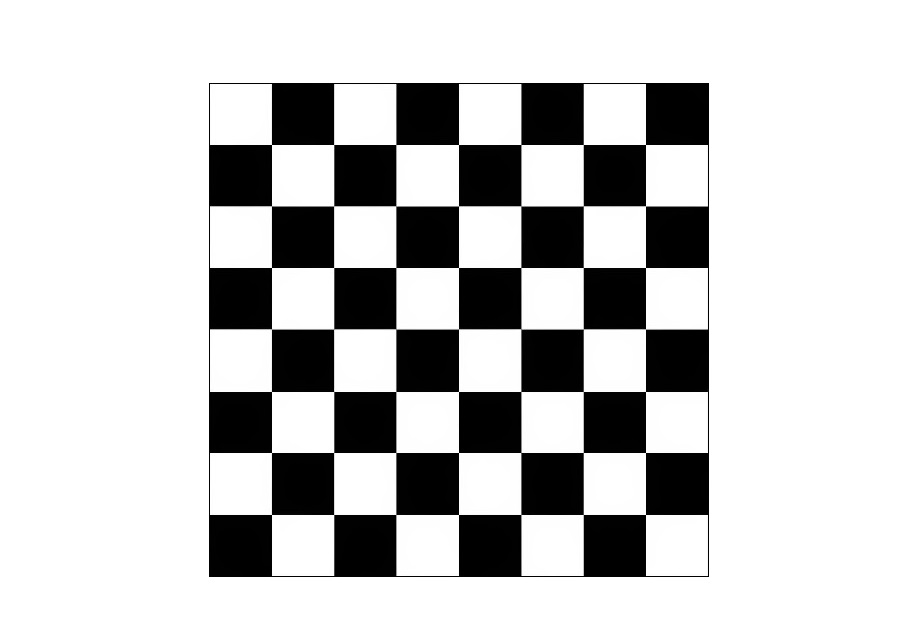
#> input picture Self Practice/Chessboard Center points/Resources/ChessBoard_Straight.jpg, 923 x 623 px; the run also reads 2 pictures not shown here
$ python Project.py
#> lines starting #> are read from the running program, lines starting #| are printed output that depends on the picture; after the words box and inside, x2 and y2 are one past the last pixel; in counts of white or black regions, pixels touching at a corner belong together
import numpy as np
import cv2
import imutils


def stackImages(scale,imgArray):
    rows = len(imgArray)
    cols = len(imgArray[0])
    rowsAvailable = isinstance(imgArray[0], list)
    width = imgArray[0][0].shape[1]
    height = imgArray[0][0].shape[0]
    if rowsAvailable:
        for x in range ( 0, rows):
            for y in range(0, cols):
                if imgArray[x][y].shape[:2] == imgArray[0][0].shape [:2]:
                    imgArray[x][y] = cv2.resize(imgArray[x][y], (0, 0), None, scale, scale)
                else:
                    imgArray[x][y] = cv2.resize(imgArray[x][y], (imgArray[0][0].shape[1], imgArray[0][0].shape[0]), None, scale, scale)
                if len(imgArray[x][y].shape) == 2: imgArray[x][y]= cv2.cvtColor( imgArray[x][y], cv2.COLOR_GRAY2BGR)
        imageBlank = np.zeros((height, width, 3), np.uint8)
        hor = [imageBlank]*rows
        hor_con = [imageBlank]*rows
        for x in range(0, rows):
            hor[x] = np.hstack(imgArray[x])
        ver = np.vstack(hor)
    else:
        for x in range(0, rows):
            if imgArray[x].shape[:2] == imgArray[0].shape[:2]:
                imgArray[x] = cv2.resize(imgArray[x], (0, 0), None, scale, scale)
            else:
                imgArray[x] = cv2.resize(imgArray[x], (imgArray[0].shape[1], imgArray[0].shape[0]), None,scale, scale)
            if len(imgArray[x].shape) == 2: imgArray[x] = cv2.cvtColor(imgArray[x], cv2.COLOR_GRAY2BGR)
        hor= np.hstack(imgArray)
        ver = hor
    return ver


def getContours(imgC,image):
    cnts = cv2.findContours(imgC.copy(), cv2.RETR_EXTERNAL,
                            cv2.CHAIN_APPROX_SIMPLE)
    cnts = imutils.grab_contours(cnts)
    # loop over the contours
    for c in cnts:
        # compute the center of the contour
        M = cv2.moments(c)
        if (M["m00"] == 0):
            M["m00"] = 1

        cX = int(M["m10"] / M["m00"])
        cY = int(M["m01"] / M["m00"])

        # draw the contour and center of the shape on the image
        # cv2.drawContours(image, [c], -1, (0, 255, 0), 2)
        cv2.circle(image, (cX, cY), 7, (5, 5, 255), -1)
        cv2.putText(image, "center", (cX - 20, cY - 20),
                    cv2.FONT_HERSHEY_SIMPLEX, 0.5, (5, 5, 255), 2)
        cv2.waitKey(0)
def getContours_Flipped(imgC,image):
    # Find contours and hierarchy
    cnts_2, hier = cv2.findContours(imgC, cv2.RETR_TREE, cv2.CHAIN_APPROX_NONE)[
                   -2:]  # Use [-2:] for OpenCV 3, 4 compatibility.
    # Draw all contours with green color for testing
    # cv2.drawContours(image, cnts_2, -1, (0, 255, 0))
    # loop over the contours
    for c, h in zip(cnts_2, hier[0]):
        if h[3] > 0:
            # compute the center of the contour
            M = cv2.moments(c)
            if (M["m00"] == 0):
                M["m00"] = 1

            cX = int(M["m10"] / M["m00"])
            cY = int(M["m01"] / M["m00"])

            # draw the contour and center of the shape on the image
            #cv2.drawContours(image, [c], -1, (0, 255, 0), 2)
            cv2.circle(image, (cX, cY), 7, (5, 5, 255), -1)
            cv2.putText(image, "center", (cX - 20, cY - 20),
                        cv2.FONT_HERSHEY_SIMPLEX, 0.5, (5, 5, 255), 2)


def getting_centers(image):
    #Setting kernel value for dilate
    kernel = np.ones((5, 5))

    # image processing

    # Convert to gray
    imageGray = cv2.cvtColor(image, cv2.COLOR_BGR2GRAY)
    # Dilate the image
    imageDilate  = cv2.dilate(imageGray, kernel, iterations=3)
    # Getting the image Canny
    imgCanny = cv2.Canny(imageDilate, 50, 50)
    ###################

    # flipped image processing
    # Erode the image
    ImageEroded = cv2.erode(image, kernel, iterations=1)
    # Dilate the image
    imageBlurred = cv2.GaussianBlur(ImageEroded, (5, 5), 0)
    # Convert to gray
    imageGray_AfterBlurring = cv2.cvtColor(imageBlurred, cv2.COLOR_BGR2GRAY)
    # Apply threshold, this will flip the board colors
    _, imageThresh = cv2.threshold(imageGray_AfterBlurring, 0, 255, cv2.THRESH_BINARY + cv2.THRESH_OTSU)
    ###################
    ###################
    getContours(imgCanny,image)
    getContours_Flipped(imageThresh,image)
    ###################


# Load the image

image1 = cv2.imread('Resources/ChessBoard_Straight.jpg')
#> image1 is the input picture: shape (623, 923, 3); min 0, max 255, mean 199.9
image2 = cv2.imread('Resources/ChessBoard_Straight2.jpg')
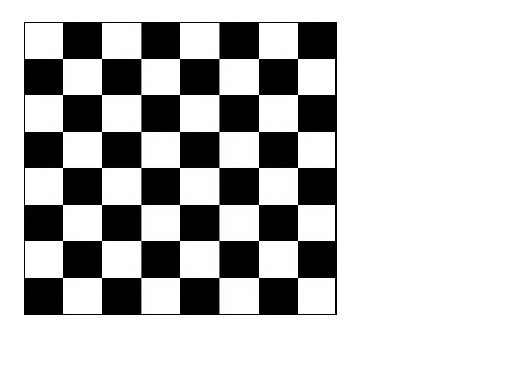
#> input picture Self Practice/Chessboard Center points/Resources/ChessBoard_Straight2.jpg, 509 x 373 px
#> image2 is the input picture: shape (373, 509, 3); min 0, max 255, mean 192.4
image3 = cv2.imread('Resources/ChessBoard_Straight3.jpg')
image4 = cv2.imread('Resources/ChessBoard_Straight4.jpg')
image5 = cv2.imread('Resources/ChessBoard_Straight5.jpg')
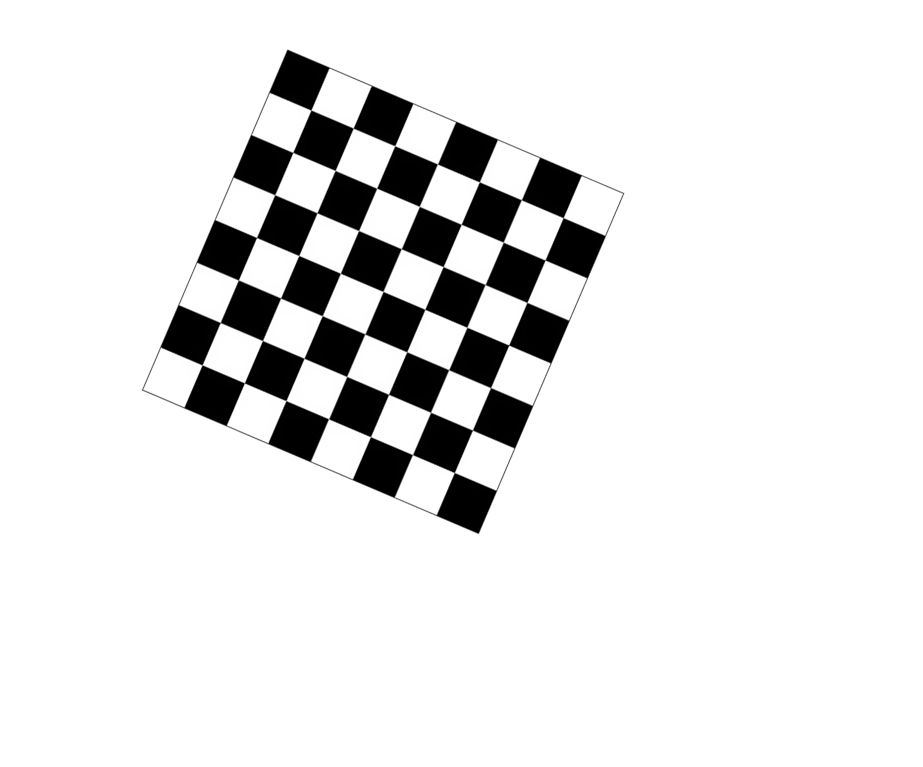
#> input picture Self Practice/Chessboard Center points/Resources/ChessBoard_Straight5.jpg, 923 x 767 px
#> image5 is the input picture: shape (767, 923, 3); min 0, max 255, mean 230.4

getting_centers(image1)
#> in getting_centers, `imgCanny = cv2.Canny(imageDilate, 50, 50)`:
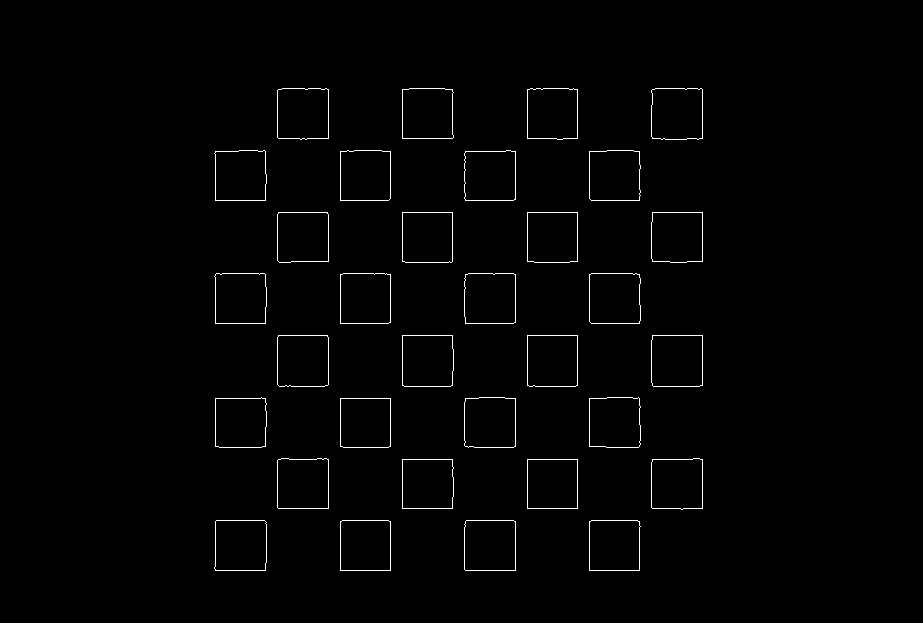
#> imgCanny: shape (623, 923); 1.1% white in thin lines or dots, all inside (x1, y1, x2, y2) = (214, 88, 703, 571)
#> in getting_centers, `_, imageThresh = cv2.threshold(imageGray_AfterBlurring, 0, 255, cv2.TH..`: imageThresh: shape (623, 923); 75% white; 1 black region
#> in getContours, `cnts = cv2.findContours(imgC.copy(), cv2.RETR_EXTERNAL, cv2.CHAIN_APPR..`: cnts = 32 contours; largest, box (x1, y1, x2, y2) and area: (651, 335, 703, 387) 2590, (277, 335, 329, 387) 2588, (402, 335, 454, 387) 2569, (651, 88, 703, 140) 2554, (527, 335, 578, 387) 2545
#> the loop in getContours, `for c in cnts:` made 32 passes
#> (cX, cY) on passes 1, 2, 3, 4, 6, 7, 8, 9, 10, 11, 12, 13: (614, 545), (489, 545), (365, 545), (240, 544), (427, 483), (676, 483), (302, 483), (365, 422), (614, 422), (489, 422), (240, 422), (676, 360)
#> (c, cX, cY) on pass 5: ([[527, 459], [527, 508], [577, 508], [577, 459]], 552, 483)
#> after the loop in getContours, `for c in cnts:`: image: shape (623, 923, 3); 2.69% of pixels changed, all inside (x1, y1, x2, y2) = (221, 82, 707, 553)
#> in getContours_Flipped, `cnts_2, hier = cv2.findContours(imgC, cv2.RETR_TREE, cv2.CHAIN_APPROX_..`: cnts_2 = 34 contours; largest, box (x1, y1, x2, y2) and area: (0, 0, 923, 623) 573484, (206, 80, 712, 580) 251987, (586, 331, 644, 390) 3304, (461, 331, 519, 390) 3304, (212, 331, 270, 390) 3304
#> the loop in getContours_Flipped, `for c, h in zip(cnts_2, hier[0]):` made 34 passes
#> (h, cX, cY) on passes 3 to 14: ([3, -1, -1, 1], 676, 545), ([4, 2, -1, 1], 552, 545), ([5, 3, -1, 1], 427, 545), ([6, 4, -1, 1], 302, 545), ([7, 5, -1, 1], 614, 483), ([8, 6, -1, 1], 489, 483), ([9, 7, -1, 1], 364, 483), ([10, 8, -1, 1], 240, 483), ([11, 9, -1, 1], 676, 422), ([12, 10, -1, 1], 552, 422), ([13, 11, -1, 1], 427, 422), ([14, 12, -1, 1], 302, 422)
#> h on passes 1 to 2: [-1, -1, 1, -1], [-1, -1, 2, 0]
#> after the loop in getContours_Flipped, `for c, h in zip(cnts_2, hier[0]):`: image: shape (623, 923, 3); mean B, G, R 193.3, 193.3, 206.7
getting_centers(image2)
#> in getting_centers (call 2), `imgCanny = cv2.Canny(imageDilate, 50, 50)`: imgCanny: shape (373, 509); 1.7% white in thin lines or dots, all inside (x1, y1, x2, y2) = (29, 27, 331, 309)
#> in getting_centers (call 2), `_, imageThresh = cv2.threshold(imageGray_AfterBlurring, 0, 255, cv2.TH..`: imageThresh: shape (373, 509); 69.3% white; 1 black region
#> in getContours (call 2), `cnts = cv2.findContours(imgC.copy(), cv2.RETR_EXTERNAL, cv2.CHAIN_APPR..`: cnts = 32 contours; largest, box (x1, y1, x2, y2) and area: (225, 173, 253, 200) 697, (107, 283, 136, 309) 688, (185, 283, 214, 309) 685, (185, 210, 214, 236) 684, (303, 173, 331, 200) 684
#> the loop in getContours (call 2), `for c in cnts:` made 32 passes
#> (cX, cY) on passes 1 to 12: (277, 295), (199, 295), (121, 295), (43, 295), (238, 259), (316, 258), (160, 259), (81, 258), (278, 222), (199, 222), (121, 222), (43, 222)
#> (c, cX, cY) on pass 23: ([[147, 101], [147, 125], [173, 125], [173, 101]], 160, 113)
#> after the loop in getContours (call 2), `for c in cnts:`:
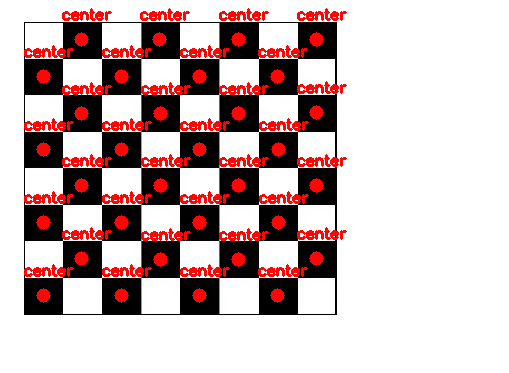
#> image: shape (373, 509, 3); 8.14% of pixels changed, all inside (x1, y1, x2, y2) = (24, 8, 347, 303)
#> in getContours_Flipped (call 2), `cnts_2, hier = cv2.findContours(imgC, cv2.RETR_TREE, cv2.CHAIN_APPROX_..`: cnts_2 = 34 contours; largest, box (x1, y1, x2, y2) and area: (0, 0, 509, 373) 188976, (21, 19, 340, 318) 94756, (182, 243, 217, 276) 1087, (104, 243, 139, 276) 1087, (182, 170, 217, 203) 1087
#> the loop in getContours_Flipped (call 2), `for c, h in zip(cnts_2, hier[0]):` made 34 passes
#> (h, cX, cY) on passes 3 to 14: ([3, -1, -1, 1], 316, 295), ([4, 2, -1, 1], 238, 295), ([5, 3, -1, 1], 160, 295), ([6, 4, -1, 1], 82, 295), ([7, 5, -1, 1], 278, 259), ([8, 6, -1, 1], 199, 259), ([9, 7, -1, 1], 121, 259), ([10, 8, -1, 1], 43, 259), ([11, 9, -1, 1], 316, 222), ([12, 10, -1, 1], 238, 222), ([13, 11, -1, 1], 160, 222), ([14, 12, -1, 1], 82, 222)
#> after the loop in getContours_Flipped (call 2), `for c, h in zip(cnts_2, hier[0]):`: image: shape (373, 509, 3); 7.07% of pixels changed, all inside (x1, y1, x2, y2) = (24, 9, 347, 303)
getting_centers(image3)
#> in getting_centers (call 3), `imgCanny = cv2.Canny(imageDilate, 50, 50)`: imgCanny: shape (767, 923); 1.1% white in thin lines or dots, all inside (x1, y1, x2, y2) = (128, 81, 807, 673)
#> in getting_centers (call 3), `_, imageThresh = cv2.threshold(imageGray_AfterBlurring, 0, 255, cv2.TH..`: imageThresh: shape (767, 923); 78.7% white; 1 black region
#> in getContours (call 3), `cnts = cv2.findContours(imgC.copy(), cv2.RETR_EXTERNAL, cv2.CHAIN_APPR..`: cnts = 32 contours; largest, box (x1, y1, x2, y2) and area: (567, 521, 631, 586) 2139, (391, 344, 455, 408) 2138, (128, 341, 192, 405) 2136, (742, 348, 807, 412) 2134, (479, 433, 543, 497) 2128
#> the loop in getContours (call 3), `for c in cnts:` made 32 passes
#> (cX, cY) on passes 1 to 12: (511, 639), (422, 638), (598, 553), (510, 552), (423, 551), (335, 550), (686, 466), (598, 464), (510, 464), (422, 463), (335, 462), (247, 461)
#> after the loop in getContours (call 3), `for c in cnts:`:
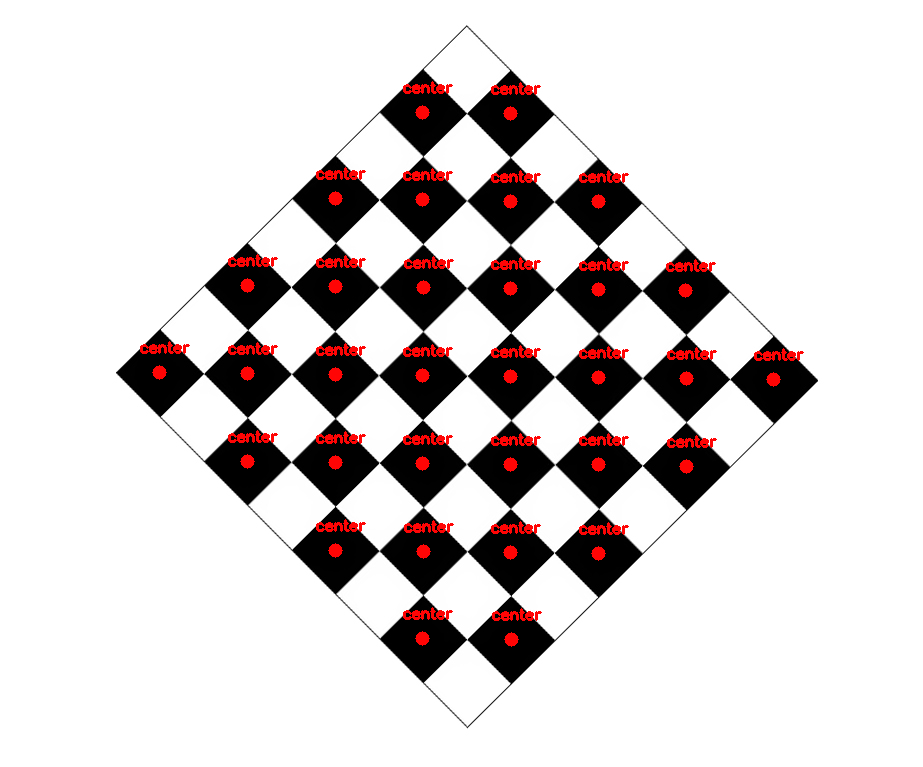
#> image: shape (767, 923, 3); mean B, G, R 209.6, 209.6, 215.1
#> in getContours_Flipped (call 3), `cnts_2, hier = cv2.findContours(imgC, cv2.RETR_TREE, cv2.CHAIN_APPROX_..`: cnts_2 = 34 contours; largest, box (x1, y1, x2, y2) and area: (0, 0, 923, 767) 706252, (113, 23, 821, 731) 253035, (428, 381, 507, 460) 3156, (516, 470, 594, 548) 3149, (340, 292, 419, 371) 3149
#> after the loop in getContours_Flipped (call 3), `for c, h in zip(cnts_2, hier[0]):`: image: shape (767, 923, 3); 2.18% of pixels changed, all inside (x1, y1, x2, y2) = (184, 38, 760, 690)
getting_centers(image4)
#> in getting_centers (call 4), `imgCanny = cv2.Canny(imageDilate, 50, 50)`: imgCanny: shape (767, 923); 0.84% white in thin lines or dots, all inside (x1, y1, x2, y2) = (179, 100, 756, 653)
#> in getting_centers (call 4), `_, imageThresh = cv2.threshold(imageGray_AfterBlurring, 0, 255, cv2.TH..`: imageThresh: shape (767, 923); 79.2% white; 1 black region
#> in getContours (call 4), `cnts = cv2.findContours(imgC.copy(), cv2.RETR_EXTERNAL, cv2.CHAIN_APPR..`: cnts = 32 contours, 2 with area under 20; largest, box (x1, y1, x2, y2) and area: (458, 567, 516, 626) 2330, (401, 324, 459, 382) 2317, (698, 512, 756, 570) 2306, (338, 595, 396, 653) 2306, (430, 446, 488, 504) 2304
#> the loop in getContours (call 4), `for c in cnts:` made 32 passes
#> (cX, cY) on passes 1 to 12: (366, 623), (486, 596), (291, 576), (606, 568), (411, 548), (726, 540), (532, 521), (337, 502), (652, 493), (457, 474), (263, 455), (578, 446)
#> after the loop in getContours (call 4), `for c in cnts:`:
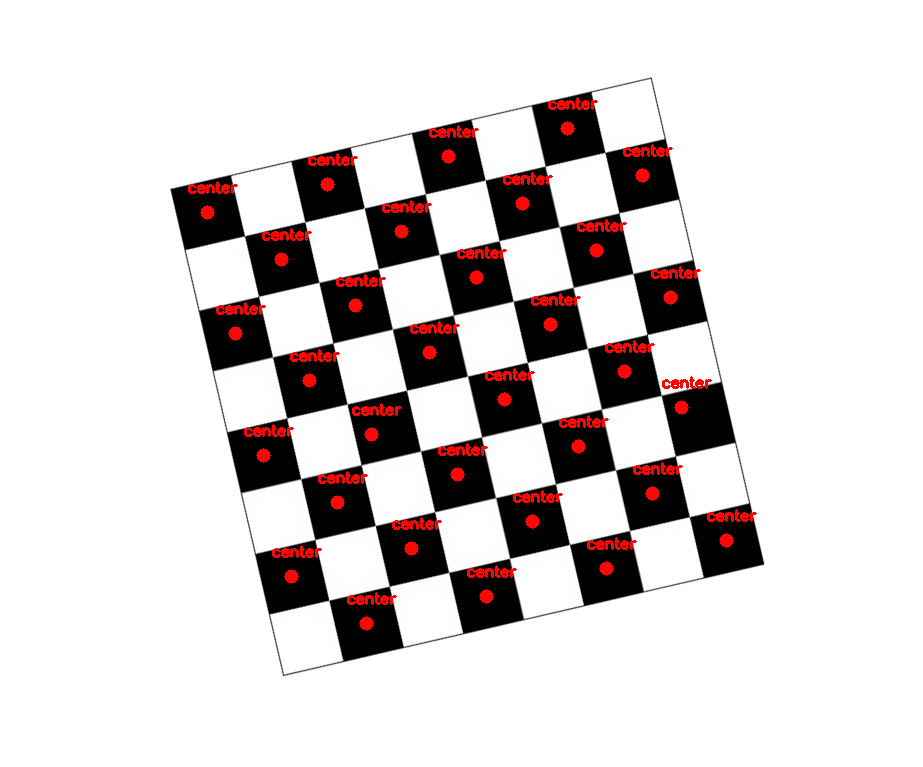
#> image: shape (767, 923, 3); mean B, G, R 210.1, 210.1, 215.6
#> in getContours_Flipped (call 4), `cnts_2, hier = cv2.findContours(imgC, cv2.RETR_TREE, cv2.CHAIN_APPROX_..`: cnts_2 = 34 contours; largest, box (x1, y1, x2, y2) and area: (0, 0, 923, 767) 706252, (168, 75, 767, 679) 252380, (410, 380, 479, 448) 3210, (354, 137, 422, 205) 3205, (382, 258, 451, 326) 3203
#> after the loop in getContours_Flipped (call 4), `for c, h in zip(cnts_2, hier[0]):`: image: shape (767, 923, 3); 2.18% of pixels changed, all inside (x1, y1, x2, y2) = (202, 84, 743, 645)
getting_centers(image5)
#> in getting_centers (call 5), `imgCanny = cv2.Canny(imageDilate, 50, 50)`: imgCanny: shape (767, 923); 0.58% white in thin lines or dots, all inside (x1, y1, x2, y2) = (171, 60, 595, 524)
#> in getting_centers (call 5), `_, imageThresh = cv2.threshold(imageGray_AfterBlurring, 0, 255, cv2.TH..`:
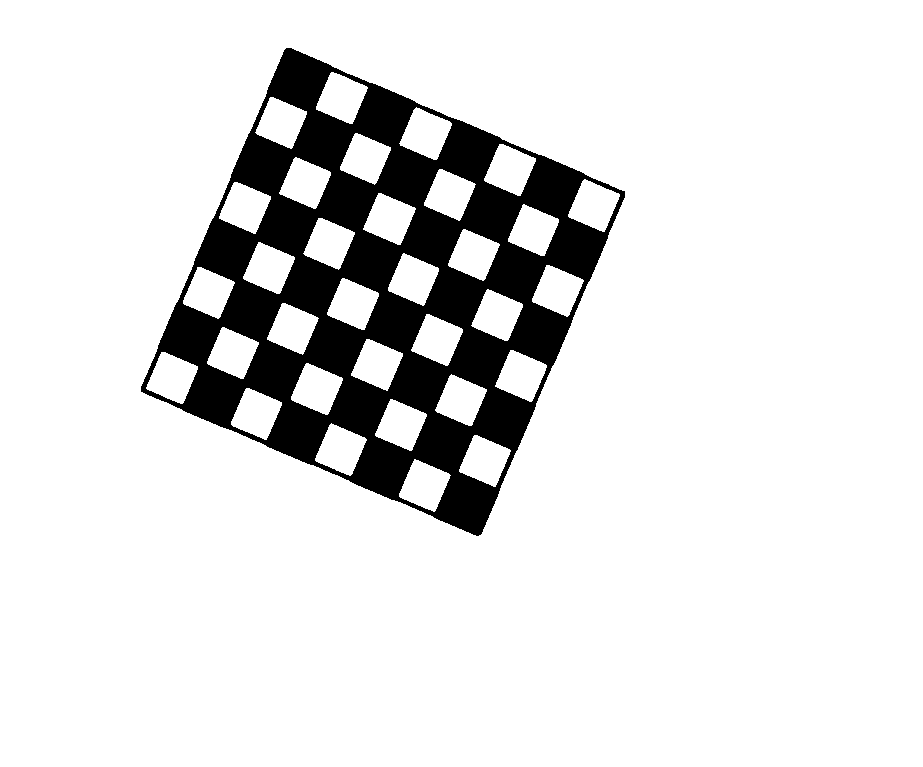
#> imageThresh: shape (767, 923); 87.9% white; 1 black region
#> in getContours (call 5), `cnts = cv2.findContours(imgC.copy(), cv2.RETR_EXTERNAL, cv2.CHAIN_APPR..`: cnts = 32 contours; largest, box (x1, y1, x2, y2) and area: (279, 411, 319, 452) 952, (279, 60, 320, 100) 942, (351, 241, 391, 282) 939, (447, 483, 487, 524) 938, (195, 376, 235, 416) 938
#> in getContours_Flipped (call 5), `cnts_2, hier = cv2.findContours(imgC, cv2.RETR_TREE, cv2.CHAIN_APPROX_..`: cnts_2 = 34 contours; largest, box (x1, y1, x2, y2) and area: (0, 0, 923, 767) 706252, (140, 47, 626, 537) 139586, (399, 107, 452, 160) 1626, (568, 179, 620, 232) 1604, (327, 278, 379, 330) 1604

imgBlank = np.zeros_like(image1)
imgStack = stackImages(0.6,([image1,image2,image3],[image4,image5,imgBlank]))
#> after the loop in stackImages, `for x in range(0, rows):`: hor = 2 items
cv2.imshow("Stack",imgStack)

cv2.waitKey(0)
